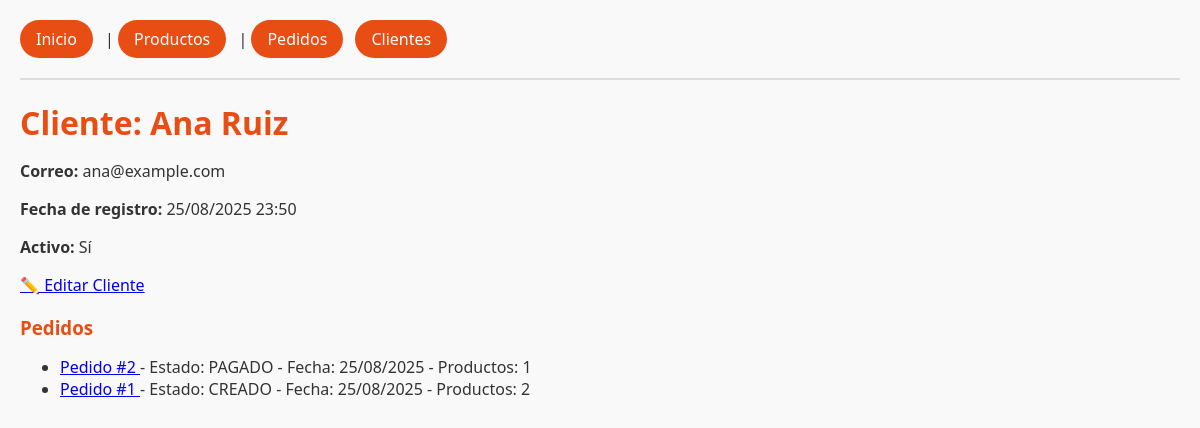
The app's page /clientes/1/, older data.
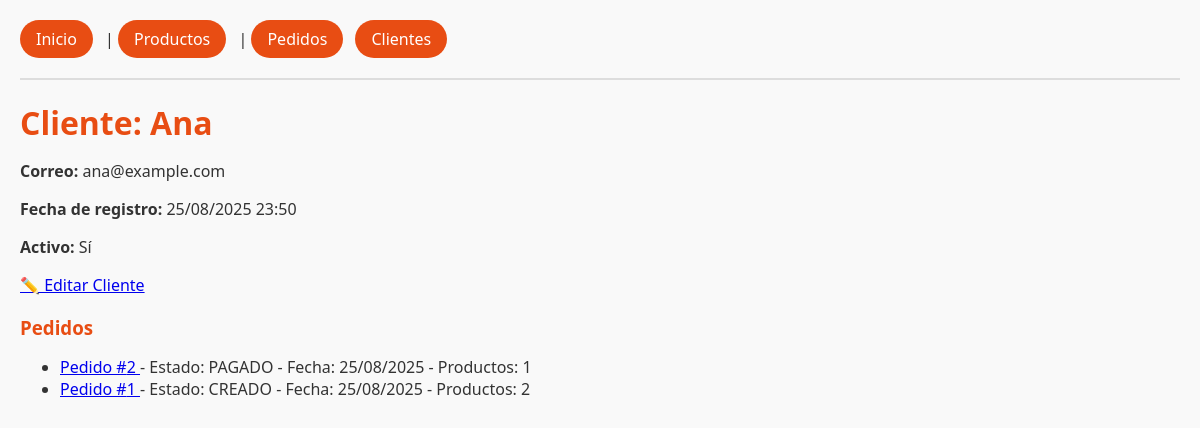
The same page, newer data.
### tienda/models.py (models this page shows, shortened)
class Cliente(models.Model):
    nombre = models.CharField(max_length=120)
    correo = models.EmailField(unique=True)
    fecha_registro = models.DateTimeField(auto_now_add=True)
    activo = models.BooleanField(default=True)

### tienda/views.py (the view)
# urls.py: path("clientes/<int:pk>/", views.detalle_cliente, name="detalle_cliente"),
def detalle_cliente(request, pk):
    cliente = get_object_or_404(Cliente, pk=pk)
    pedidos = (
        cliente.pedidos.select_related("cliente")
        .prefetch_related("productos")
        .order_by("-fecha")
    )
    return render(
        request, "tienda/detalle_cliente.html", {"cliente": cliente, "pedidos": pedidos}
    )

### tienda/templates/tienda/detalle_cliente.html (shortened to what this page needs)
{% extends "tienda/base.html" %}
{% block content %}
<h1>Cliente: {{ cliente.nombre }}</h1>
<p><strong>Correo:</strong> {{ cliente.correo }}</p>
<p><strong>Fecha de registro:</strong> {{ cliente.fecha_registro|date:"d/m/Y H:i" }}</p>
<p><strong>Activo:</strong> {{ cliente.activo|yesno:"Sí,No" }}</p>
<p>
    <a href="{% url 'tienda:editar_cliente' cliente.pk %}" class="btn btn-primary">
        ✏️ Editar Cliente
    </a>
</p>
<h3>Pedidos</h3>
<ul>
    {% for ped in pedidos %}
    <li>
        <a href="{% url 'tienda:detalle_pedido' ped.pk %}">
            Pedido #{{ ped.id }}
        </a>
        - Estado: {{ ped.estado }}
        - Fecha: {{ ped.fecha|date:"d/m/Y" }}
        - Productos: {{ ped.productos.count }}
    </li>
    {% empty %}
    <li>Este cliente no tiene pedidos registrados.</li>
    {% endfor %}
</ul>
{% endblock %}

Row changes from the older to the newer data that the page shows:
changed Cliente "ana@example.com": nombre "Ana Ruiz" → "Ana"
